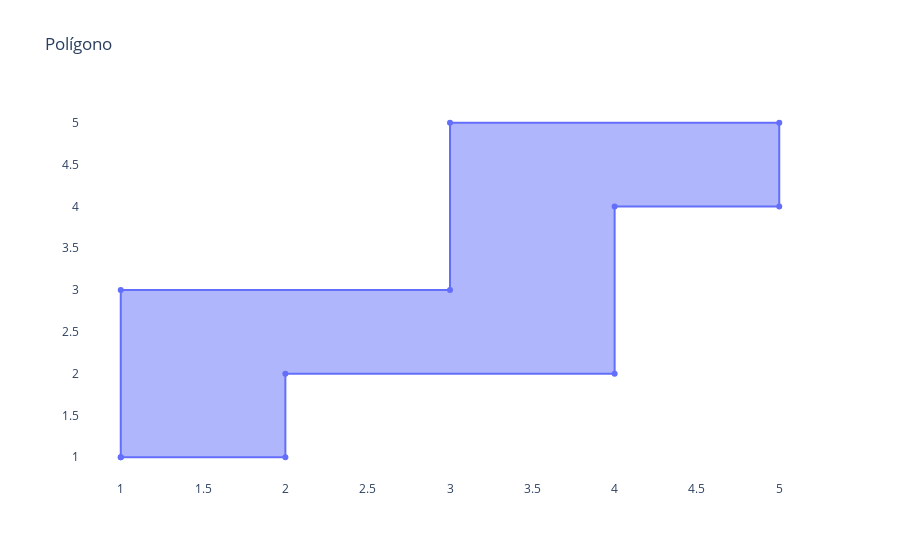

The notebook cell saved with this chart:
### Markdown cell above
#Visualização do polígono recebido

### Code cell
x_coords, y_coords = zip(*poligono)

# Crie a figura
fig = go.Figure()

# Adicione o polígono
fig.add_trace(go.Scatter(x=[x for x in x_coords]+[x_coords[0]], y=[y for y in y_coords]+[x_coords[0]], fill='toself'))

# Adicione um título e exiba o gráfico
fig.update_layout(title='Polígono', template='plotly_white', xaxis=dict(showgrid=False), yaxis=dict(showgrid=False))
fig.show()

### Figure 1 — Plotly figure (JSON) as saved in the notebook; plotly's stock layout.template omitted (floating-point values rounded to 4 significant figures)
{"data": [{"fill": "toself", "type": "scatter", "x": [1, 2, 2, 4, 4, 5, 5, 3, 3, 1, 1], "y": [1, 1, 2, 2, 4, 4, 5, 5, 3, 3, 1]}], "layout": {"title": {"text": "Polígono"}, "xaxis": {"showgrid": false}, "yaxis": {"showgrid": false}}}
